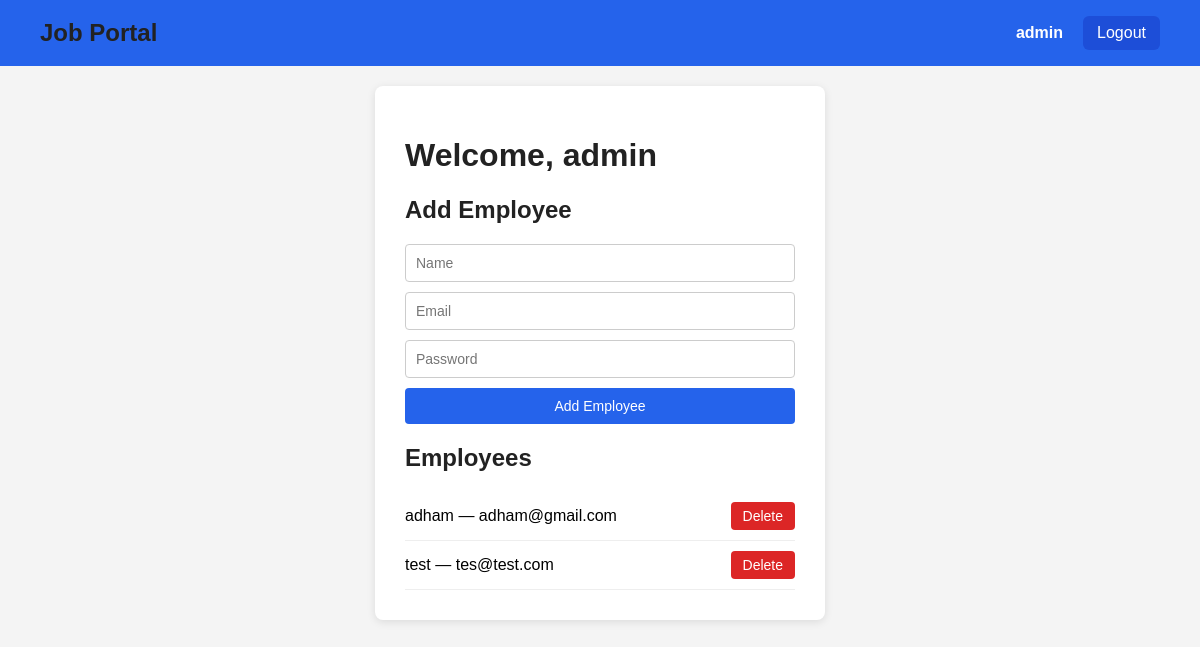
Page /admin.php?id=1 (signed in) on the earlier database version.
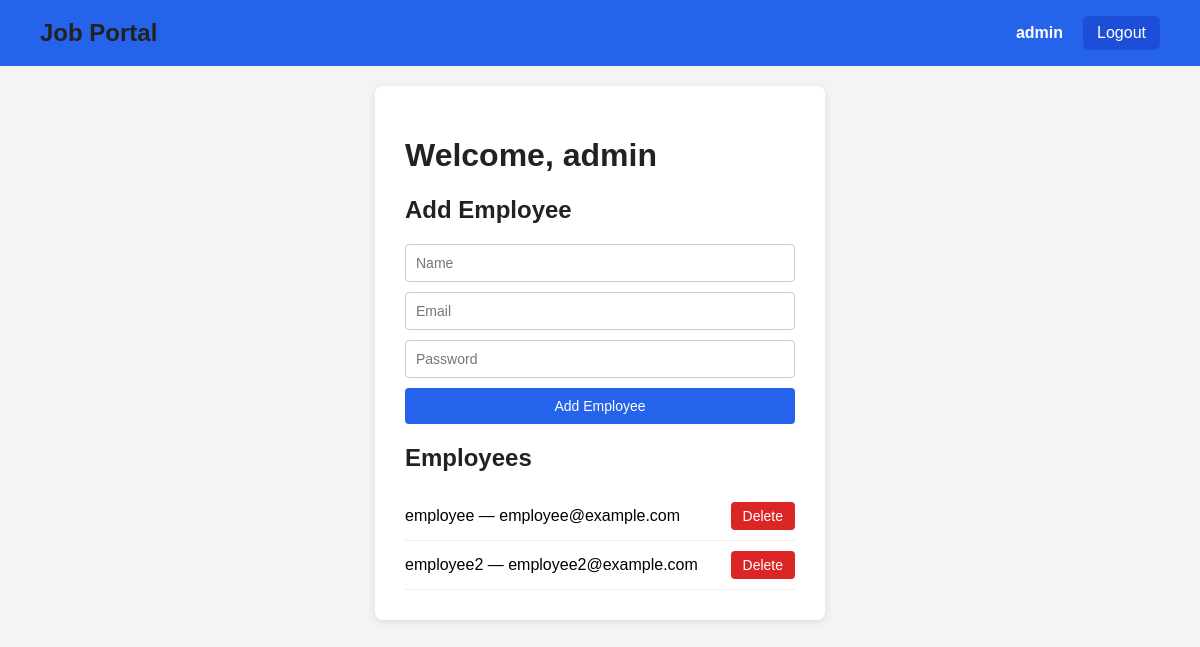
Same page on the later database version.
### tables this page shows
CREATE TABLE `users` (
  `id` int(11) NOT NULL,
  `name` varchar(100) NOT NULL,
  `email` varchar(150) NOT NULL,
  `password` varchar(255) NOT NULL,
  `role` enum('employer','employee') NOT NULL DEFAULT 'employee'
);

### admin.php (the view, shortened to what this page needs)
<?php
require 'db.php';
$id = $_SESSION['id'] ?? null;
$stmt = mysqli_prepare($conn, "SELECT * FROM users WHERE id = ?");
mysqli_stmt_bind_param($stmt, "i", $id);
mysqli_stmt_execute($stmt);
$result = mysqli_stmt_get_result($stmt);
$user = mysqli_fetch_assoc($result);
$employees = mysqli_query($conn, "SELECT * FROM users WHERE role = 'employee'");
?>
<!DOCTYPE html>
<html>
<head>
    <link rel="stylesheet" href="style.css">
</head>
<body>
    <nav class="navbar">
    <h2>Job Portal</h2>
    <div class="nav-right">
        <span><?= htmlspecialchars($_SESSION['name']) ?></span>
        <a href="logout.php">Logout</a>
    </div>
    </nav>
    <div class="container">
        <div class="card">
            <h1>Welcome, <?= htmlspecialchars($user['name']) ?></h1>
            <h2>Add Employee</h2>
            <form method="POST">
                <input name="name" placeholder="Name" required>
                <input name="email" placeholder="Email" required>
                <input name="password" placeholder="Password" required>
                <button name="add">Add Employee</button>
            </form>
            <h2>Employees</h2>
            <?php while ($e = mysqli_fetch_assoc($employees)): ?>
                <div class="employee-row">
                    <span><?= htmlspecialchars($e['name']) ?> — <?= htmlspecialchars($e['email']) ?></span>
                    <form method="POST">
                        <button name="delete" value="<?= $e['id'] ?>">Delete</button>
                    </form>
                </div>
            <?php endwhile; ?>
        </div>
    </div>
</body>
</html>

### style.css (style rules this page uses)
* { box-sizing: border-box; font-family: Arial, sans-serif; }
body { background: #f4f4f4; margin: 0; padding: 0; width: 100%; }
.container { width: 100%; max-width: 1200px; margin: 0 auto; padding: 20px; display: flex; justify-content: center; align-items: center; flex-direction: column; }
.navbar { width: 100%; max-width: none; margin: 0; background: #2563eb; color: white; display: flex; justify-content: space-between; align-items: center; padding: 16px 40px; }
.navbar h2 { margin:0; }
.nav-right { display:flex; align-items:center; gap:20px; }
.nav-right span { font-weight:bold; }
.nav-right a { color:white; background:#1d4ed8; padding:8px 14px; border-radius:6px; }
.card { background: #fff; padding: 30px; margin-bottom: 10px; border-radius: 8px; box-shadow: 0 2px 8px rgba(0,0,0,0.1); width: 100%; max-width: 450px; }
h1, h2 { color: #222; }
form { display: flex; flex-direction: column; gap: 10px; margin-bottom: 20px; }
input, select, button { padding: 10px; border: 1px solid #ccc; border-radius: 4px; font-size: 14px; }
button { background: #2563eb; color: white; border: none; cursor: pointer; }
.employee-row { display: flex; justify-content: space-between; align-items: center; padding: 10px 0; border-bottom: 1px solid #eee; }
.employee-row form { margin: 0; flex-direction: row; }
.employee-row button { background: #dc2626; padding: 6px 12px; }
a { text-decoration: none; }

Differences in the rows shown:
removed users: name "adham", email "adham@gmail.com", $e['id'] 5 (drawn)
removed users: name "test", email "tes@test.com", $e['id'] 6 (drawn)
added users: name "employee", email "employee@example.com", $e['id'] 10 (drawn)
added users: name "employee2", email "employee2@example.com", $e['id'] 15 (drawn)
